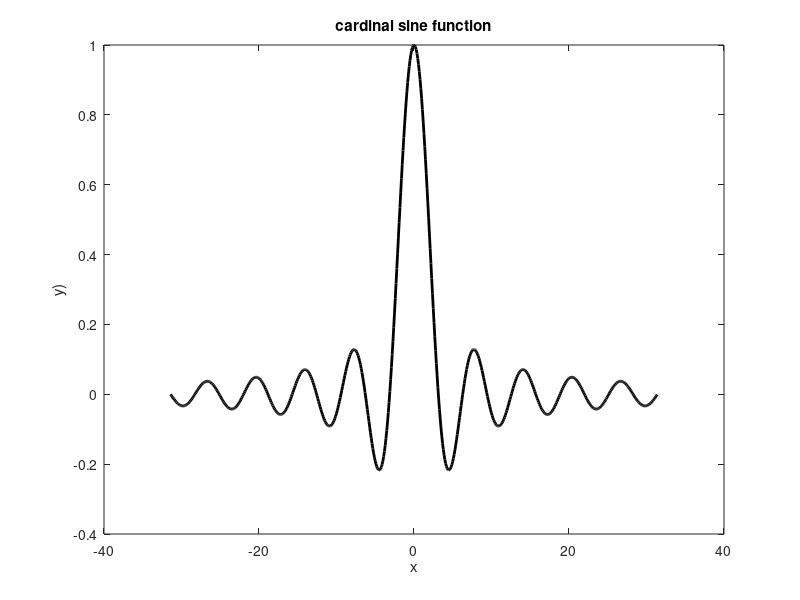

This chart was generated by the following MATLAB code:
%problem8
x=(-10*pi):0.1:(10*pi)
for idx=1:length(x)
    y(idx)=sin(x(idx))/x(idx)
end
plot(x,y,'k','linewidth',2)
title('cardinal sine function')
xlabel('x')
ylabel('y)')
